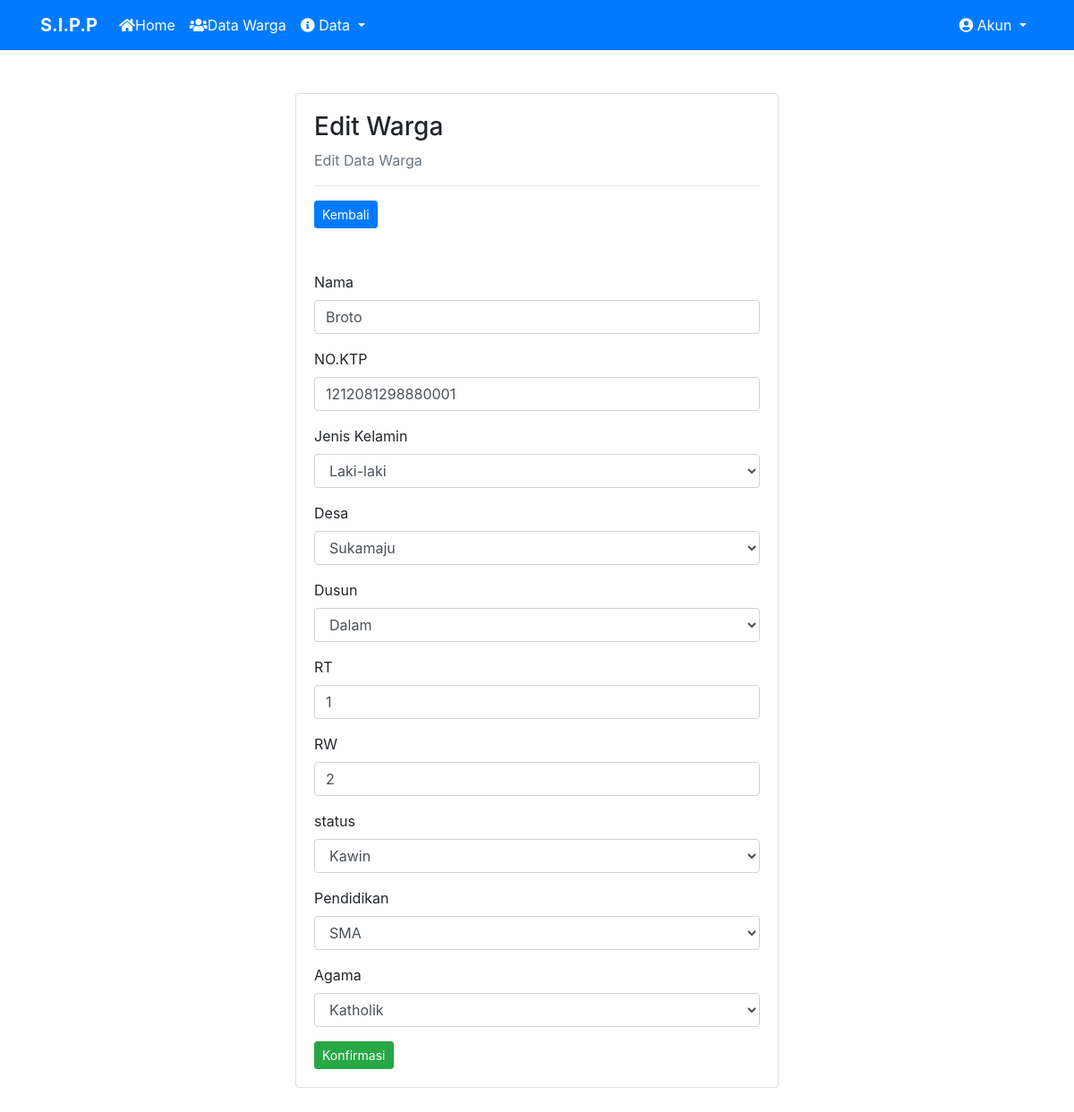
Screenshot of /admin/warga_edit.php?id=1 with the database file from the repository.
### tables this page shows
CREATE TABLE `warga` (
  `warga_id` int(11) NOT NULL,
  `warga_nama` varchar(60) NOT NULL,
  `warga_ktp` bigint(16) NOT NULL,
  `warga_jk` varchar(16) NOT NULL,
  `warga_desa` int(20) NOT NULL,
  `warga_dusun` int(20) NOT NULL,
  `warga_rt` int(5) NOT NULL,
  `warga_rw` int(5) NOT NULL,
  `warga_status` varchar(20) NOT NULL,
  `warga_pendidikan` varchar(20) NOT NULL,
  `warga_agama` varchar(20) NOT NULL
);

CREATE TABLE `desa` (
  `desa_id` int(5) NOT NULL,
  `desa_nama` varchar(30) NOT NULL
);

CREATE TABLE `dusun` (
  `dusun_id` int(5) NOT NULL,
  `dusun_nama` varchar(30) NOT NULL
);

### admin/warga_edit.php (the view, shortened to what this page needs)
<?php
include 'header.php';
?>
<div class="container">
    <div class="row">
        <div class="col-md-6 mx-auto">
            <div class="card mb-5">
                <div class="card-body">
                    <h3>Edit Warga</h3>
                    <p class="text-muted">Edit Data Warga</p>
                    <hr>
                    <a class="btn btn-primary btn-sm mb-5" href="warga.php">Kembali</a>
                    <?php
                    $id =  $_GET['id'];
                    $warga = mysqli_query($conn, "SELECT * FROM warga WHERE warga_id = '$id'");
                    while($pecah_warga = mysqli_fetch_array($warga)){
                    ?>
                    <form action="warga_edit_aksi.php" method="post">
                        <div class="form-group">
                            <label>Nama</label>
                            <input type="text" name="nama"  class="form-control" placeholder="Nama Warga" value="<?php echo $pecah_warga['warga_nama']; ?>" required>
                        </div>
                        <div class="form-group">
                            <label>NO.KTP</label>
                            <input type="text" name="ktp"  class="form-control" placeholder="Nomor KTP" value="<?php echo $pecah_warga['warga_ktp']; ?>" required>
                        </div>
                        <div class="form-group">
                            <label>Jenis Kelamin</label>
                            <select name="jk" class="form-control" required>
                            <option <?php if($pecah_warga['warga_jk']== "laki-laki"){echo"selected='selected'";} ?>value="laki-laki">Laki-laki</option>
                            </select>
                        </div>
                        <div class="form-group">
                            <label>Desa</label>
                            <select name="desa" class="form-control" required>
                            <?php
                                $desa = mysqli_query($conn, "SELECT * FROM desa");
                            while ($pecah = mysqli_fetch_array($desa)) {
                            ?>
                            <option <?php if($pecah_warga['warga_desa']==$pecah['desa_id']){echo"selected='selected'";} ?> value="<?php echo $pecah['desa_id']; ?>"> <?php echo $pecah['desa_nama']; ?> </option>
                            <?php
                            }
                            ?>
                            </select>
                        </div>
                        <div class="form-group">
                            <label>Dusun</label>
                            <select name="dusun" class="form-control" required>
                            <?php
                                $desa = mysqli_query($conn, "SELECT * FROM dusun");
                            while ($pecah = mysqli_fetch_array($desa)) {
                            ?>
                            <option <?php if($pecah_warga['warga_dusun']==$pecah['dusun_id']){echo"selected='selected'";} ?>value="<?php echo $pecah['dusun_id']; ?>"> <?php echo $pecah['dusun_nama']; ?> </option>
                            <?php
                            }
                            ?>
                            </select>
                        </div>
                        <div class="form-group">
                            <label>RT</label>
                            <input type="text" name="rt" class="form-control" placeholder=""  value="<?php echo $pecah_warga['warga_rt']; ?>" required>
                        </div>
                        <div class="form-group">
                            <label>RW</label>
                            <input type="text" name="rw" class="form-control" placeholder=""  value="<?php echo $pecah_warga['warga_rw']; ?>" required >
                        </div>
                        <div class="form-group">
                            <label>status</label>
                            <select name="status" class="form-control" required>
                            <option <?php if($pecah_warga['warga_status']=="kawin"){echo "selected ='selected'"; }?> value="kawin">Kawin</option>
                            </select>
                        </div>
                        <div class="form-group">
                            <label>Pendidikan</label>
                            <select name="pendidikan" class="form-control" required>
                            <option <?php if($pecah_warga['warga_pendidikan']=="SMA"){echo "selected ='selected'";} ?>value="SMA">SMA</option>
                            </select>
                        </div>
                        <div class="form-group">
                            <label>Agama</label>
                            <select name="agama" class="form-control" required>
                            <option <?php if($pecah_warga['warga_agama']=="Katholik"){echo "selected ='selected'";} ?>value="Katholik">Katholik</option>
                            </select>
                        </div>
                        <input type="submit" name="submit" value="Konfirmasi" class="btn btn-success btn-sm">
                    <?php
                    }
                    ?>
                    </form>
                </div>
            </div>
        </div>
    </div>
</div>
<?php
include 'footer.php';
?>

### rows the page displays
warga: nama "Broto", ktp "1212081298880001", jk "Laki-laki", desa "Sukamaju", dusun "Dalam", rt "1", rw "2", status "Kawin", pendidikan "SMA", agama "Katholik"
